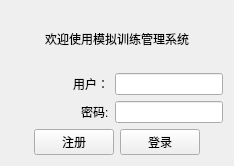
<?xml version="1.0" encoding="UTF-8"?>
<ui version="4.0">
 <class>LoginDialog</class>
 <widget class="QWidget" name="LoginDialog">
  <property name="geometry">
   <rect>
    <x>0</x>
    <y>0</y>
    <width>234</width>
    <height>166</height>
   </rect>
  </property>
  <property name="windowTitle">
   <string>身份验证</string>
  </property>
  <layout class="QGridLayout" name="gridLayout">
   <item row="0" column="0">
    <widget class="QLabel" name="label">
     <property name="text">
      <string>欢迎使用模拟训练管理系统</string>
     </property>
     <property name="alignment">
      <set>Qt::AlignCenter</set>
     </property>
    </widget>
   </item>
   <item row="1" column="0">
    <layout class="QHBoxLayout" name="horizontalLayout">
     <item>
      <spacer name="horizontalSpacer">
       <property name="orientation">
        <enum>Qt::Horizontal</enum>
       </property>
       <property name="sizeHint" stdset="0">
        <size>
         <width>40</width>
         <height>20</height>
        </size>
       </property>
      </spacer>
     </item>
     <item>
      <widget class="QLabel" name="label_user">
       <property name="text">
        <string>用户：</string>
       </property>
      </widget>
     </item>
     <item>
      <widget class="QLineEdit" name="lineEdit"/>
     </item>
    </layout>
   </item>
   <item row="2" column="0">
    <layout class="QHBoxLayout" name="horizontalLayout_2">
     <item>
      <spacer name="horizontalSpacer_2">
       <property name="orientation">
        <enum>Qt::Horizontal</enum>
       </property>
       <property name="sizeHint" stdset="0">
        <size>
         <width>40</width>
         <height>20</height>
        </size>
       </property>
      </spacer>
     </item>
     <item>
      <widget class="QLabel" name="label_password">
       <property name="text">
        <string>密码:</string>
       </property>
      </widget>
     </item>
     <item>
      <widget class="QLineEdit" name="lineEdit_2"/>
     </item>
    </layout>
   </item>
   <item row="3" column="0">
    <layout class="QHBoxLayout" name="horizontalLayout_3">
     <item>
      <spacer name="horizontalSpacer_3">
       <property name="orientation">
        <enum>Qt::Horizontal</enum>
       </property>
       <property name="sizeHint" stdset="0">
        <size>
         <width>40</width>
         <height>20</height>
        </size>
       </property>
      </spacer>
     </item>
     <item>
      <widget class="QPushButton" name="pushButton_2">
       <property name="text">
        <string>注册</string>
       </property>
      </widget>
     </item>
     <item>
      <widget class="QPushButton" name="pushButton_login">
       <property name="text">
        <string>登录</string>
       </property>
      </widget>
     </item>
     <item>
      <spacer name="horizontalSpacer_4">
       <property name="orientation">
        <enum>Qt::Horizontal</enum>
       </property>
       <property name="sizeHint" stdset="0">
        <size>
         <width>40</width>
         <height>20</height>
        </size>
       </property>
      </spacer>
     </item>
    </layout>
   </item>
  </layout>
 </widget>
 <resources/>
 <connections/>
</ui>
